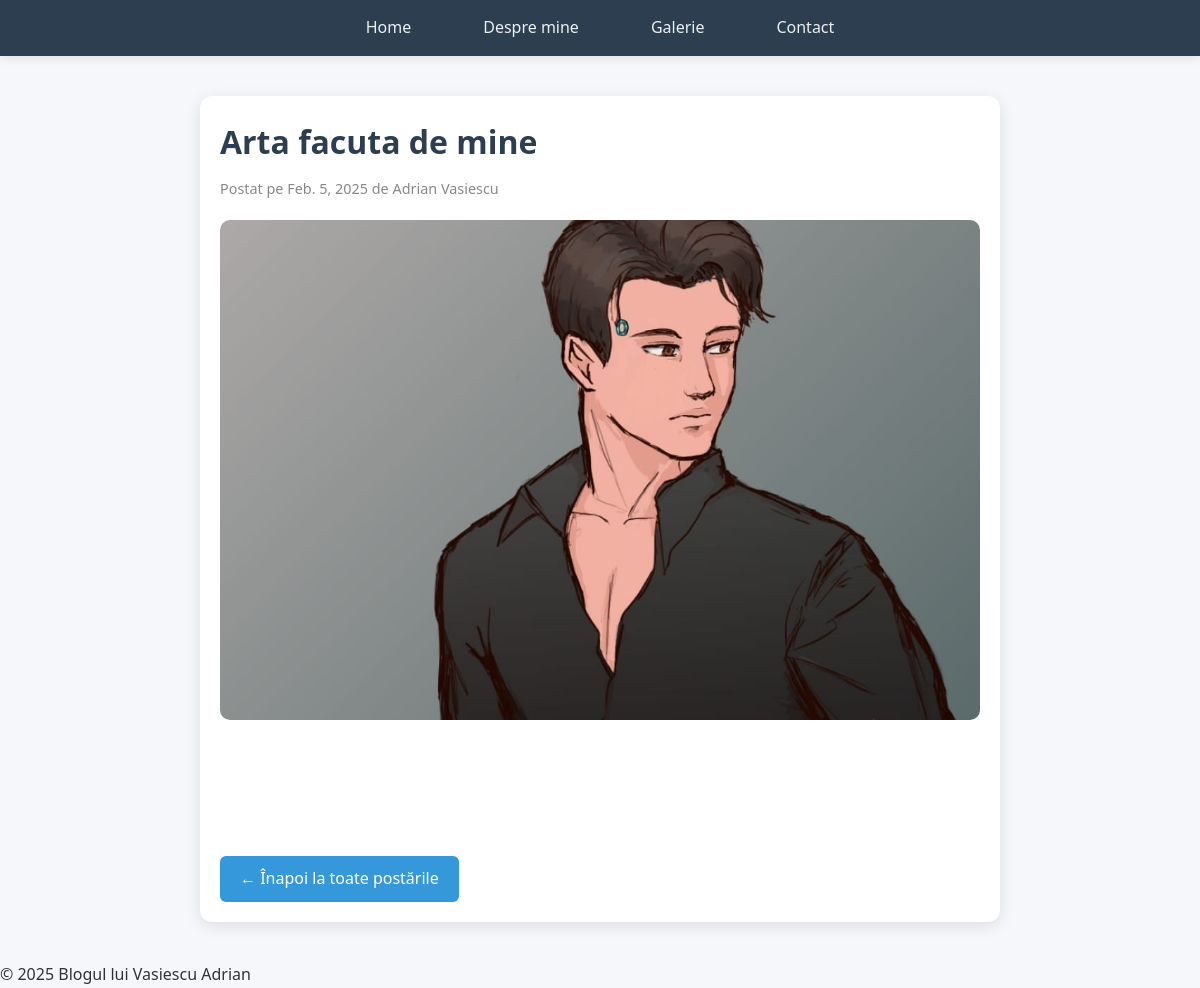
The app's page /post/1/ with its own data.
### myapp/models.py (models this page shows, shortened)
class Post(models.Model):
    title = models.CharField(max_length=200)
    author = models.CharField(max_length=100)
    date = models.DateField()
    image = models.ImageField(upload_to='uploads/')
    image_alt = models.CharField(max_length=200, blank=True)
    content_paragraph1 = models.TextField()
    content_paragraph2 = models.TextField(blank=True)
    content_paragraph3 = models.TextField(blank=True)
    more_details_for_the_dedicated_page = models.TextField(max_length=1000, default='', blank=True)

### myapp/views.py (the view)
# urls.py: path('post/<int:post_id>/', views.post_detail, name='post_detail'),
def post_detail(request, post_id):
    post = get_object_or_404(Post, pk=post_id)
    return render(request, 'post_detail.html', {'post': post})

### myapp/templates/post_detail.html (shortened to what this page needs)
{% extends 'base.html' %}
{% load static %}
{% block content %}
<link rel="stylesheet" href="{% static 'css/post_detail.css' %}" />
<article class="blog-post-detail">
    <h1>{{ post.title }}</h1>
    <p class="meta">Postat pe {{ post.date }} de {{ post.author }}</p>
    {% if post.image %}
        <img src="{{ post.image.url }}" alt="{{ post.title }}" class="post-image">
    {% endif %}
    <div class="post-text">
    </div>
    <a href="{% url 'home' %}" class="btn">← Înapoi la toate postările</a>
</article>
{% endblock %}

### myapp/static/css/index.css (style rules this page uses)
:root { --primary-color: #0078d4; --secondary-color: #0455AB; --accent-color: #4A98EA; --light-blue: #B6D9FE; --dark-blue: #003366; --text-color: #333; --light-text: #f8f9fa; --background-color: #f5f7fa; --card-bg: #ffffff; --shadow: 0 4px 6px rgba(0, 0, 0, 0.1); --transition: all 0.3s ease; }
* { margin: 0; padding: 0; box-sizing: border-box; }
body { font-family: 'Segoe UI', Tahoma, Geneva, Verdana, sans-serif; background-color: var(--background-color); color: var(--text-color); line-height: 1.6; overflow-x: hidden; }
.post-image { width: 100%; height: 100%; object-fit: cover; transition: var(--transition); }
.post-text { padding: 2rem; }

### myapp/static/css/post_detail.css (style rules this page uses)
.blog-post-detail { max-width: 800px; margin: 40px auto; padding: 20px; background-color: #ffffff; border-radius: 12px; box-shadow: 0 4px 16px rgba(0, 0, 0, 0.1); font-family: 'Segoe UI', sans-serif; color: #333; }
.blog-post-detail h1 { font-size: 2rem; margin-bottom: 10px; color: #2c3e50; }
.blog-post-detail .meta { font-size: 0.9rem; color: #888; margin-bottom: 20px; }
.blog-post-detail img.post-image { width: 100%; max-height: 500px; object-fit: cover; border-radius: 10px; margin-bottom: 20px; }
.blog-post-detail .btn { display: inline-block; padding: 10px 20px; margin-top: 30px; background-color: #3498db; color: white; text-decoration: none; border-radius: 6px; transition: background-color 0.3s ease; }

### records on screen
Post: title "Arta facuta de mine", date "Feb. 5, 2025", author "Adrian Vasiescu", image (picture)
